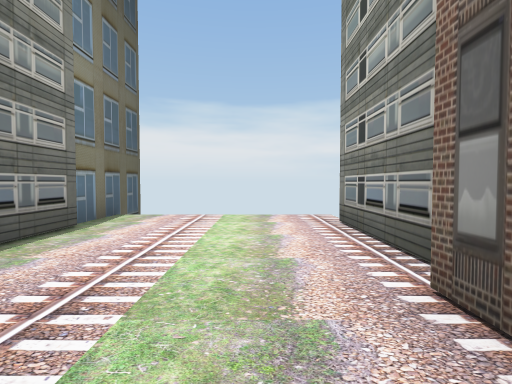
view 1 (above)

14 first-person views from a walk through a Unity game level. The camera is 1.5 m above the floor, tilts 2° down and sees 85° across. The floor is counted in squares, 2 m on a side. Each view is taken from the middle of a square. On the plan, view 1 faces up. The plan holds only what a view shows up to about 10 squares ahead; the rest is blank. The place goes on beyond the plan. The player is left out.

view 2
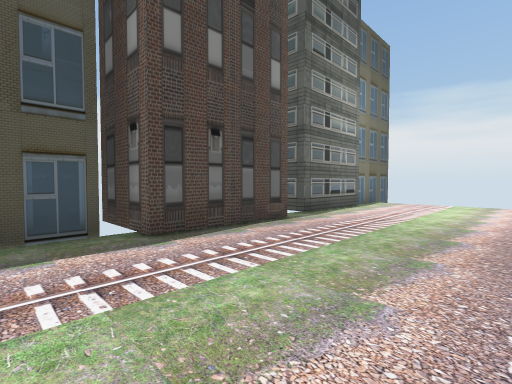

view 3
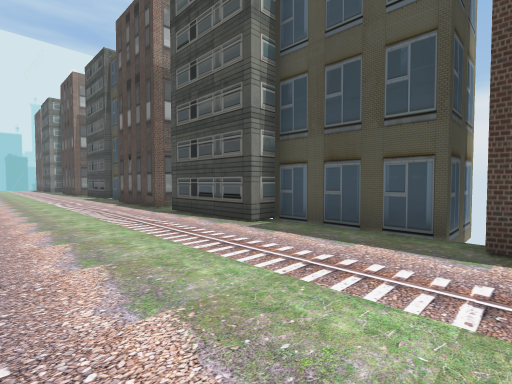

view 4
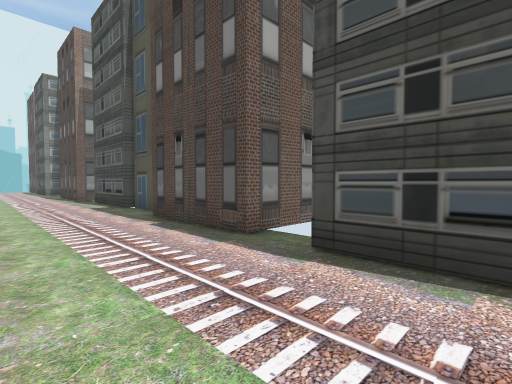

view 5
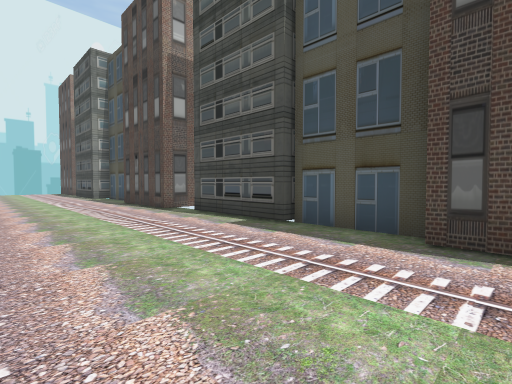

view 6
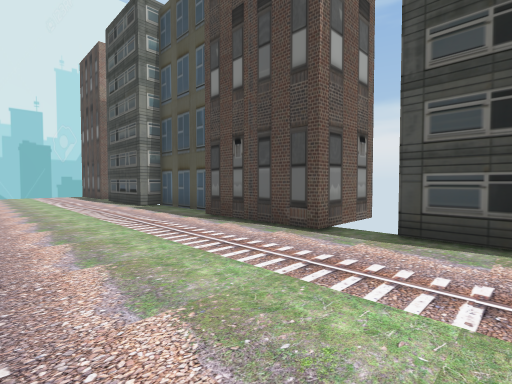

view 7
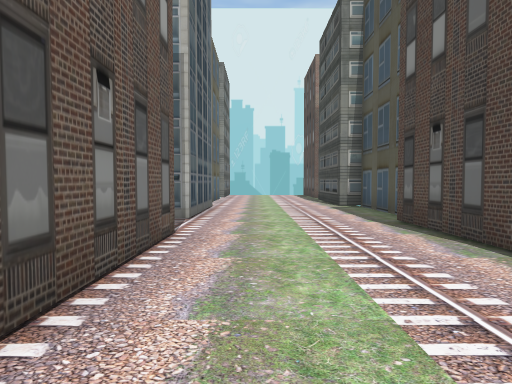

view 8
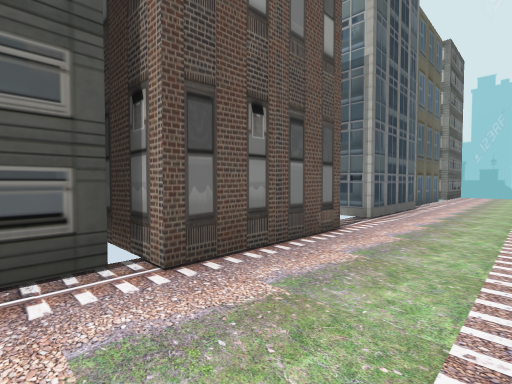

view 9
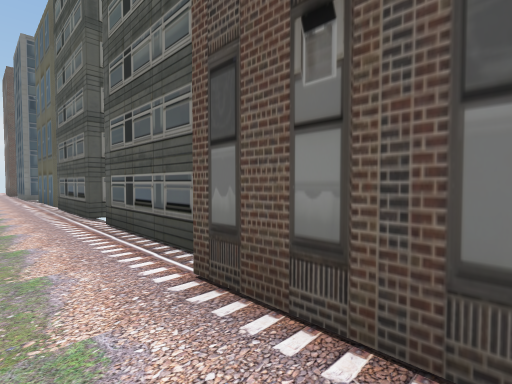

view 10
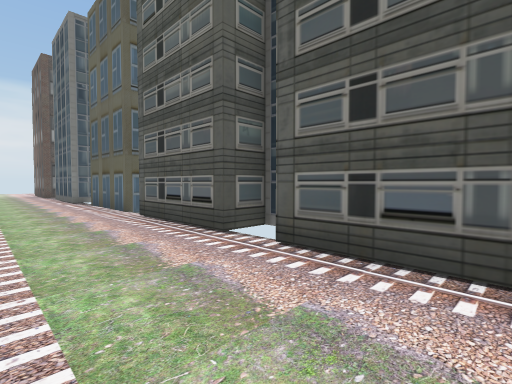

view 11
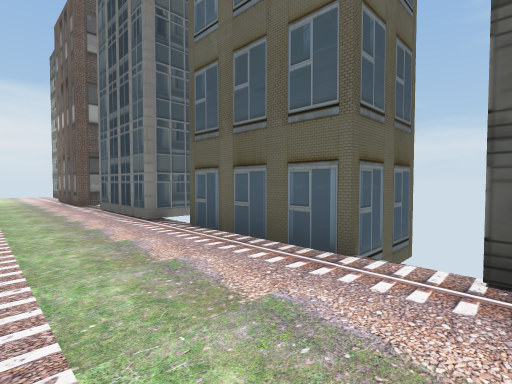

view 12
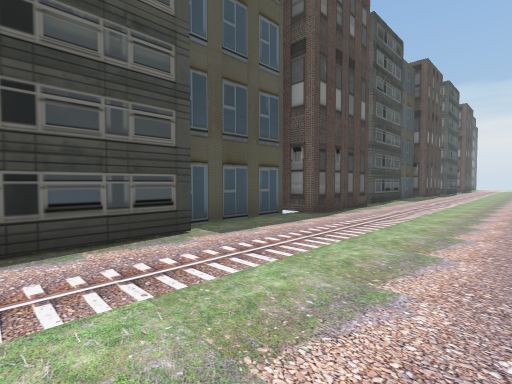

view 13
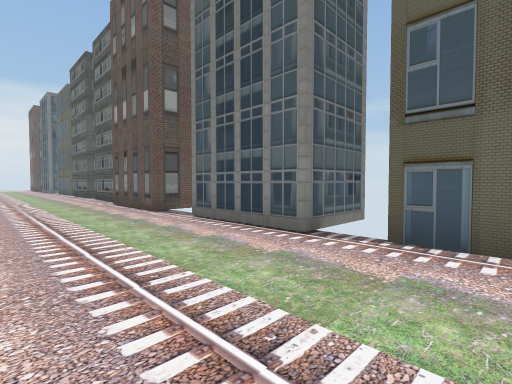

view 14
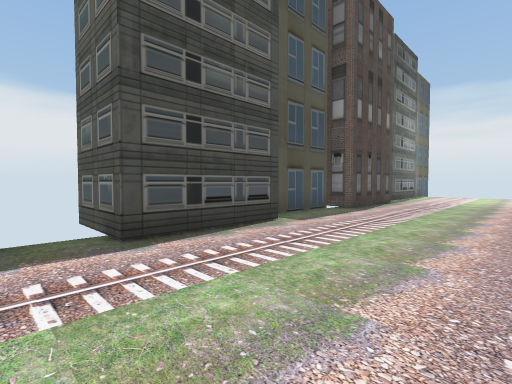

### Floor plan
Points are (right, up) in squares from view 1. A wall is a line through its corners. A room is listed if a view was taken in it or the views show most of it. See-through windows are left out.
Room 1 (views 1, 2, 3, 4, 5, 6, 7, 8, 9, 10, 11, 12, 13, 14)
walls: (1.6, -9.7) (1.6, -6.6); (-3.3, -13) (-3.3, -15.2); (-4.4, -9.9) (-2.6, -9.9) (-2.6, -13); (1.6, -13.8) (1.6, -10.8); (-3, -15.2) (-3, -18.4); (2.4, -5.7) (1.2, -5.7) (1.2, -2.6); (1.6, -17.9) (1.6, -14.8); (-3.3, -2.8) (-3.3, -5.7) (-2.6, -5.7) (-2.6, -8.7) (-4.5, -8.7); (-4.5, -19.3) (-2.6, -19.3) (-2.6, -22.3) (-3.8, -22.3); (1.9, -1.1) (1.2, -1.1) (1.2, 2); (2.4, -21.1) (1.2, -21.1) (1.2, -18.1) (2.5, -18.1); (-2.6, 0.8) (-2.6, -2.3) (-4.5, -2.3); (-3.3, -22.8) (-3.3, -25.7) (-2.6, -25.7) (-2.6, -27.9); (1.6, 2.4) (1.6, 5.2); (2.5, -25.7) (1.2, -25.7) (1.2, -22.7) (2.1, -22.7); (-3, 4.8) (-3, 1.7) (-3.6, 1.7); (1.6, -28.5) (1.6, -26.6); (-3.3, 7.5) (-3.3, 5)

Where each view was taken, in squares from view 1:
view 1: 0 up, 0 right, facing up
view 2: 4 down, 1 right, facing up-left
view 3: 2 down, 1 right, facing down-left
view 4: 7 down, 0 right, facing down-left
view 5: 12 down, 1 right, facing down-left
view 6: 17 down, 1 right, facing down-left
view 7: 17 down, 0 right, facing down
view 8: 17 down, 1 left, facing down-right
view 9: 20 down, 0 right, facing up-right
view 10: 17 down, 1 left, facing up-right
view 11: 11 down, 1 left, facing up-right
view 12: 28 down, 1 right, facing up-left
view 13: 28 down, 2 left, facing up-right
view 14: 10 down, 1 right, facing up-left
